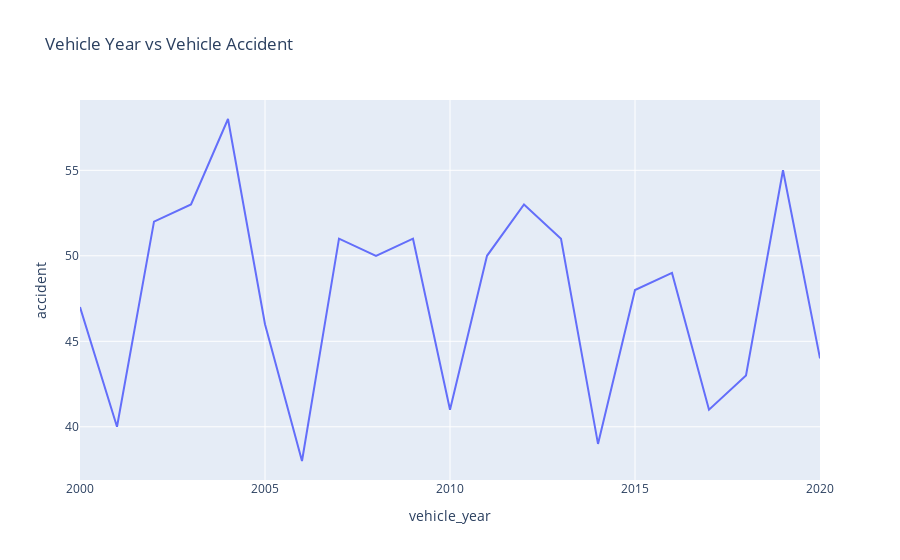

Notebook source saved alongside this figure:
### Code cell
df_accident_by_year =  df.groupby("vehicle_year")[['accident']].count().reset_index()
fig = px.line(df_accident_by_year, x= 'vehicle_year',y='accident', title="Vehicle Year vs Vehicle Accident")
fig.show()

### Figure 1 — Plotly figure (JSON) as saved in the notebook; plotly's stock layout.template omitted (floating-point values rounded to 4 significant figures)
{"data": [{"hovertemplate": "vehicle_year=%{x}<br>accident=%{y}<extra></extra>", "legendgroup": "", "line": {"color": "#636efa", "dash": "solid"}, "mode": "lines", "name": "", "orientation": "v", "showlegend": false, "type": "scatter", "x": [2000, 2001, 2002, 2003, 2004, 2005, 2006, 2007, 2008, 2009, 2010, 2011, 2012, 2013, 2014, 2015, 2016, 2017, 2018, 2019, 2020], "xaxis": "x", "y": [47, 40, 52, 53, 58, 46, 38, 51, 50, 51, 41, 50, 53, 51, 39, 48, 49, 41, 43, 55, 44], "yaxis": "y"}], "layout": {"autosize": true, "legend": {"tracegroupgap": 0}, "title": {"text": "Vehicle Year vs Vehicle Accident"}, "xaxis": {"anchor": "y", "autorange": true, "domain": [0, 1], "range": [2000, 2020], "title": {"text": "vehicle_year"}, "type": "linear"}, "yaxis": {"anchor": "x", "autorange": true, "domain": [0, 1], "range": [36.89, 59.11], "title": {"text": "accident"}, "type": "linear"}}}
